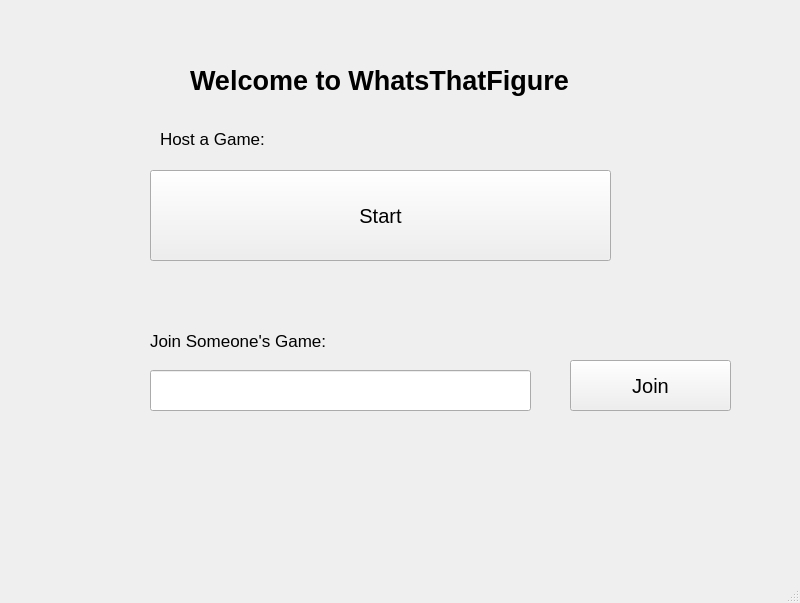
<?xml version="1.0" encoding="UTF-8"?>
<ui version="4.0">
 <class>MainWindow</class>
 <widget class="QMainWindow" name="MainWindow">
  <property name="geometry">
   <rect>
    <x>0</x>
    <y>0</y>
    <width>800</width>
    <height>603</height>
   </rect>
  </property>
  <property name="minimumSize">
   <size>
    <width>800</width>
    <height>603</height>
   </size>
  </property>
  <property name="maximumSize">
   <size>
    <width>800</width>
    <height>603</height>
   </size>
  </property>
  <property name="windowTitle">
   <string>MainWindow</string>
  </property>
  <widget class="QWidget" name="centralwidget">
   <widget class="QPushButton" name="startButton">
    <property name="geometry">
     <rect>
      <x>150</x>
      <y>170</y>
      <width>461</width>
      <height>91</height>
     </rect>
    </property>
    <property name="font">
     <font>
      <pointsize>15</pointsize>
     </font>
    </property>
    <property name="text">
     <string>Start</string>
    </property>
   </widget>
   <widget class="QLabel" name="welcomeText">
    <property name="geometry">
     <rect>
      <x>190</x>
      <y>30</y>
      <width>381</width>
      <height>101</height>
     </rect>
    </property>
    <property name="font">
     <font>
      <pointsize>20</pointsize>
      <bold>true</bold>
     </font>
    </property>
    <property name="text">
     <string>Welcome to WhatsThatFigure</string>
    </property>
   </widget>
   <widget class="QLineEdit" name="addressText">
    <property name="geometry">
     <rect>
      <x>150</x>
      <y>370</y>
      <width>381</width>
      <height>41</height>
     </rect>
    </property>
    <property name="font">
     <font>
      <pointsize>11</pointsize>
     </font>
    </property>
    <property name="text">
     <string/>
    </property>
   </widget>
   <widget class="QPushButton" name="joinButton">
    <property name="geometry">
     <rect>
      <x>570</x>
      <y>360</y>
      <width>161</width>
      <height>51</height>
     </rect>
    </property>
    <property name="font">
     <font>
      <pointsize>15</pointsize>
     </font>
    </property>
    <property name="text">
     <string>Join</string>
    </property>
   </widget>
   <widget class="QLabel" name="label">
    <property name="geometry">
     <rect>
      <x>160</x>
      <y>130</y>
      <width>131</width>
      <height>17</height>
     </rect>
    </property>
    <property name="font">
     <font>
      <pointsize>13</pointsize>
     </font>
    </property>
    <property name="autoFillBackground">
     <bool>false</bool>
    </property>
    <property name="text">
     <string>Host a Game:</string>
    </property>
   </widget>
   <widget class="QLabel" name="label_2">
    <property name="geometry">
     <rect>
      <x>150</x>
      <y>330</y>
      <width>181</width>
      <height>21</height>
     </rect>
    </property>
    <property name="font">
     <font>
      <pointsize>13</pointsize>
      <bold>false</bold>
     </font>
    </property>
    <property name="text">
     <string>Join Someone's Game:</string>
    </property>
   </widget>
  </widget>
  <widget class="QMenuBar" name="menubar">
   <property name="geometry">
    <rect>
     <x>0</x>
     <y>0</y>
     <width>800</width>
     <height>22</height>
    </rect>
   </property>
  </widget>
  <widget class="QStatusBar" name="statusbar"/>
 </widget>
 <resources/>
 <connections/>
</ui>
